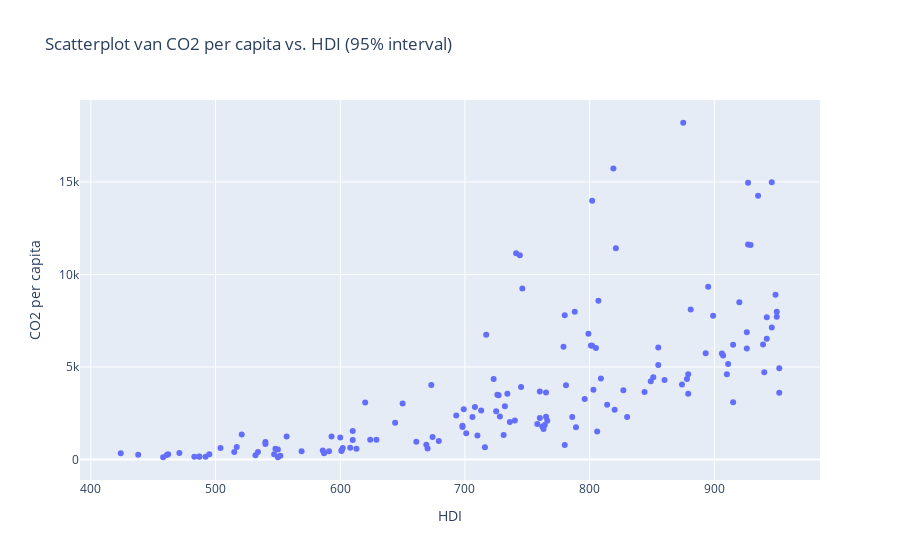

Here is the notebook cell this chart was saved with:
### Code cell
import pandas as pd
import plotly.express as px

df = pd.read_csv('../data/data_v7.csv', delimiter=';')

hdi_lower = df['hdi'].quantile(0.025)
hdi_upper = df['hdi'].quantile(0.975)
co2_lower = df['co2_per_capita'].quantile(0.025)
co2_upper = df['co2_per_capita'].quantile(0.975)

df_filtered = df[(df['hdi'] >= hdi_lower) & (df['hdi'] <= hdi_upper) &
                 (df['co2_per_capita'] >= co2_lower) & (df['co2_per_capita'] <= co2_upper)]

fig = px.scatter(df_filtered, x='hdi', y='co2_per_capita',
                 hover_name='country',
                 labels={'hdi': 'HDI', 'co2_per_capita': 'CO2 per capita', 'country': 'Country'},
                 title='Scatterplot van CO2 per capita vs. HDI (95% interval)')

fig.show()

### Figure 1 — Plotly figure (JSON) as saved in the notebook; plotly's stock layout.template omitted (floating-point values rounded to 4 significant figures; data arrays with more than 128 entries replaced by an {"elided": "..."} marker saying what was removed)
{"data": [{"hovertemplate": "<b>%{hovertext}</b><br><br>HDI=%{x}<br>CO2 per capita=%{y}<extra></extra>", "hovertext": {"elided": "145 str values"}, "legendgroup": "", "marker": {"color": "#636efa", "symbol": "circle"}, "mode": "markers", "name": "", "orientation": "v", "showlegend": false, "type": "scatter", "x": {"elided": "145 int values"}, "xaxis": "x", "y": {"elided": "145 int values"}, "yaxis": "y"}], "layout": {"autosize": true, "legend": {"tracegroupgap": 0}, "title": {"text": "Scatterplot van CO2 per capita vs. HDI (95% interval)"}, "xaxis": {"anchor": "y", "autorange": true, "domain": [0, 1], "range": [392.0, 984.0], "title": {"text": "HDI"}, "type": "linear"}, "yaxis": {"anchor": "x", "autorange": true, "domain": [0, 1], "range": [-1364.0, 19690.0], "title": {"text": "CO2 per capita"}, "type": "linear"}}}
